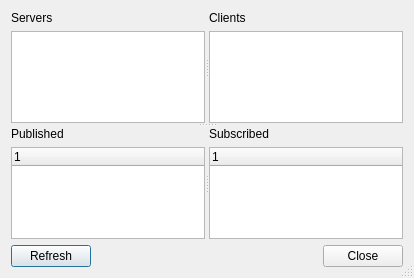
<?xml version="1.0" encoding="UTF-8"?>
<ui version="4.0">
 <class>ServerDetails</class>
 <widget class="QDialog" name="ServerDetails">
  <property name="geometry">
   <rect>
    <x>0</x>
    <y>0</y>
    <width>414</width>
    <height>278</height>
   </rect>
  </property>
  <property name="windowTitle">
   <string>Snapshot of Server state</string>
  </property>
  <property name="sizeGripEnabled">
   <bool>true</bool>
  </property>
  <layout class="QVBoxLayout" name="verticalLayout_5">
   <item>
    <widget class="MinosSplitter" name="splitter_3">
     <property name="orientation">
      <enum>Qt::Vertical</enum>
     </property>
     <widget class="MinosSplitter" name="splitter_2">
      <property name="orientation">
       <enum>Qt::Horizontal</enum>
      </property>
      <widget class="QWidget" name="layoutWidget1">
       <layout class="QVBoxLayout" name="verticalLayout">
        <item>
         <widget class="QLabel" name="label">
          <property name="text">
           <string>Servers</string>
          </property>
         </widget>
        </item>
        <item>
         <widget class="QTableWidget" name="serversTable">
          <property name="cornerButtonEnabled">
           <bool>false</bool>
          </property>
          <attribute name="horizontalHeaderVisible">
           <bool>true</bool>
          </attribute>
          <attribute name="verticalHeaderVisible">
           <bool>false</bool>
          </attribute>
         </widget>
        </item>
       </layout>
      </widget>
      <widget class="QWidget" name="layoutWidget2">
       <layout class="QVBoxLayout" name="verticalLayout_2">
        <item>
         <widget class="QLabel" name="label_2">
          <property name="text">
           <string>Clients</string>
          </property>
         </widget>
        </item>
        <item>
         <widget class="QTableWidget" name="clientsTable">
          <property name="cornerButtonEnabled">
           <bool>false</bool>
          </property>
          <attribute name="horizontalHeaderVisible">
           <bool>false</bool>
          </attribute>
          <attribute name="verticalHeaderVisible">
           <bool>false</bool>
          </attribute>
         </widget>
        </item>
       </layout>
      </widget>
     </widget>
     <widget class="MinosSplitter" name="splitter">
      <property name="orientation">
       <enum>Qt::Horizontal</enum>
      </property>
      <widget class="QWidget" name="layoutWidget3">
       <layout class="QVBoxLayout" name="verticalLayout_3">
        <item>
         <widget class="QLabel" name="label_3">
          <property name="text">
           <string>Published</string>
          </property>
         </widget>
        </item>
        <item>
         <widget class="QTreeWidget" name="publishedTable">
          <attribute name="headerVisible">
           <bool>true</bool>
          </attribute>
          <column>
           <property name="text">
            <string notr="true">1</string>
           </property>
          </column>
         </widget>
        </item>
       </layout>
      </widget>
      <widget class="QWidget" name="layoutWidget4">
       <layout class="QVBoxLayout" name="verticalLayout_4">
        <item>
         <widget class="QLabel" name="label_4">
          <property name="text">
           <string>Subscribed</string>
          </property>
         </widget>
        </item>
        <item>
         <widget class="QTreeWidget" name="subscribedTable">
          <attribute name="headerVisible">
           <bool>true</bool>
          </attribute>
          <column>
           <property name="text">
            <string notr="true">1</string>
           </property>
          </column>
         </widget>
        </item>
       </layout>
      </widget>
     </widget>
    </widget>
   </item>
   <item>
    <layout class="QHBoxLayout" name="horizontalLayout">
     <item>
      <widget class="QPushButton" name="refreshButton">
       <property name="text">
        <string>Refresh</string>
       </property>
      </widget>
     </item>
     <item>
      <spacer name="horizontalSpacer">
       <property name="orientation">
        <enum>Qt::Horizontal</enum>
       </property>
       <property name="sizeHint" stdset="0">
        <size>
         <width>40</width>
         <height>20</height>
        </size>
       </property>
      </spacer>
     </item>
     <item>
      <widget class="QPushButton" name="closeButton">
       <property name="text">
        <string>Close</string>
       </property>
      </widget>
     </item>
    </layout>
   </item>
  </layout>
 </widget>
 <customwidgets>
  <customwidget>
   <class>MinosSplitter</class>
   <extends>QSplitter</extends>
   <header>minossplitter.h</header>
   <container>1</container>
  </customwidget>
 </customwidgets>
 <resources/>
 <connections/>
</ui>
